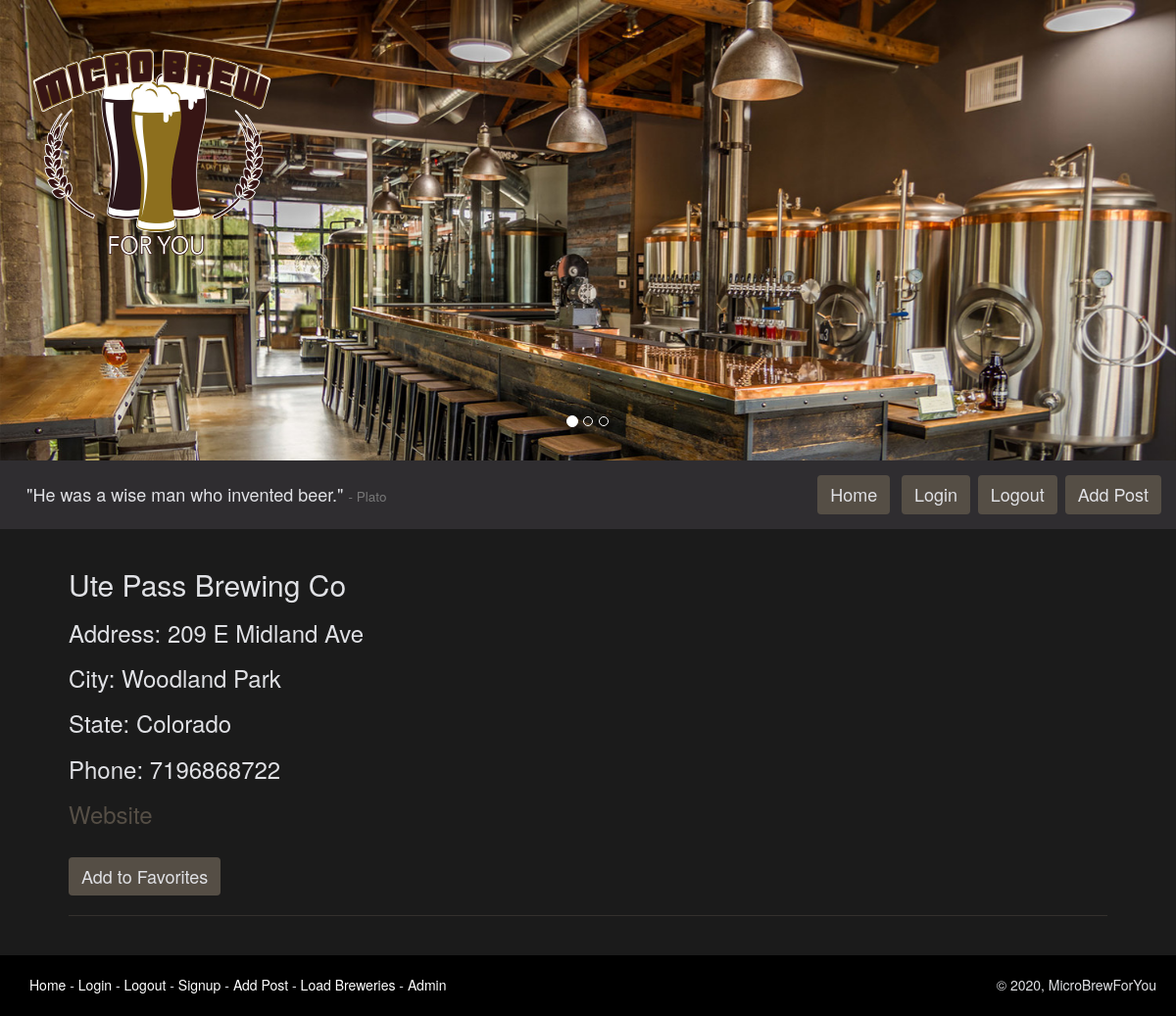
/brewery/1615/ (signed in), run on the app's committed database.
### microbrewforyou_app/models.py (models this page shows, shortened)
class Breweries(models.Model):
    name = models.CharField(max_length=80)
    phone = models.CharField(max_length=20, default='')
    city = models.TextField(max_length=80)
    state = models.TextField(max_length=80, default='')
    address = models.TextField(max_length=240, default='')
    website = models.URLField(max_length=200)

### microbrewforyou_app/views.py (the view)
class BreweryDetailView(View):
    def get(self, request, brewery_id):
        words_quote = "He was a wise man who invented beer."
        words_author = "Plato"
        brewery = Breweries.objects.filter(id=brewery_id).first()
        return render(request,
                      "brewery_detail.html",
                      {"brewery": brewery,
                       'words_author': words_author,
                       "words_quote": words_quote}
                      )

### templates/brewery_detail.html
{% extends 'base.html' %} {% block content %}
<br />
<div class="brewery">
  <div class="two-column">
    <h2>{{ brewery.name }}</h2>
    <h3>Address: {{ brewery.address }}</h3>
    <h3>City: {{ brewery.city }}</h3>
    <h3>State: {{ brewery.state }}</h3>
    <h3>Phone: {{ brewery.phone }}</h3>
    <h3>
      <a href="{{brewery.website}}" target="_blank" class="custom_link"
        >Website</a
      >
    </h3>
  </div>
</div>
<br />
{% if brewery not in request.user.fav_breweries.all %}
<a href="/favorite_brewery/{{brewery.id}}/" class="btn button-menu"
  >Add to Favorites</a
>
{% else %}
<a href="/unfavorite_brewery/{{brewery.id}}/" class="btn button-menu"
  >Remove from Favorites</a
>
<br />
{% endif %}
<hr class="profile" />
<br />
{% endblock %}

### static/css/main.css (style rules this page uses)
.two-column { width: 45%; }
body#custom_body { background-color: #1b1b1b; color: #e0e1e5; }
a.button-menu { background-color: #554e45; color: #e0e1e5; font-size: 18px; }
a.custom_link { color: #554e45; }
hr.profile { margin-top: 20px; margin-bottom: 20px; border: 0; border-top: 1px solid #554e4570; }

### data on the page
Breweries: name "Ute Pass Brewing Co", address "209 E Midland Ave", city "Woodland Park", state "Colorado", phone "7196868722"

### other printed values
{{ words_quote }} "He was a wise man who invented beer."
{{ words_author }} "Plato"
